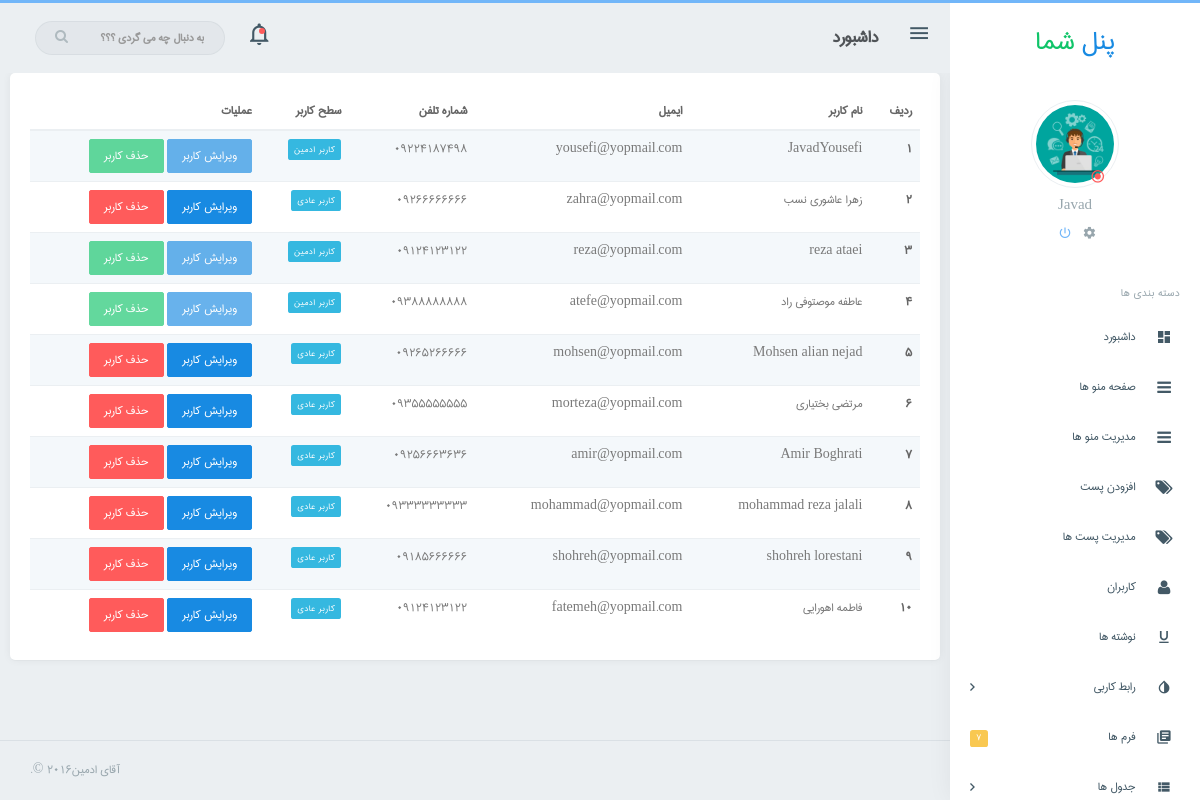
/admin/users.php (signed in), run on the app's committed database.
### tables this page shows
CREATE TABLE IF NOT EXISTS `users` (
  `id` int(11) NOT NULL AUTO_INCREMENT,
  `name` varchar(255) NOT NULL,
  `phone` varchar(255) NOT NULL,
  `email` varchar(255) NOT NULL,
  `username` varchar(255) NOT NULL,
  `password` varchar(255) NOT NULL,
  `address` varchar(255) NOT NULL,
  `activeCode` varchar(255) NOT NULL,
  `status` int(1) NOT NULL DEFAULT '0',
  `role` int(1) NOT NULL DEFAULT '0',
  PRIMARY KEY (`id`)
);

### includes/accessdb.php (called while the page is built, shortened)
<?php
    global $Conf;
    $email = $_SESSION['email'];
    $sqlQue = "SELECT * FROM users WHERE email='$email'";
    $check = mysqli_query($Conf, $sqlQue);
    $getData = mysqli_fetch_array($check);
?>

### admin/users.php (the view, shortened to what this page needs)
<?php
    include "header.php";
    $num_row = 1;
    global $Conf;
    $sqlQue = "SELECT id,name,email,phone,role FROM users";
    $users = $Conf->query($sqlQue);
?>
<div>
<table class="table table-striped m-0">
    <thead>
        <tr>
            <th> ردیف </th>
            <th> نام کاربر </th>
            <th> ایمیل </th>
            <th> شماره تلفن </th>
            <th> سطح کاربر </th>
            <th> عملیات </th>
        </tr>
    </thead>
    <tbody>
        <?php if($users){ ?>
        <?php while($row = $users->fetch_object()){ ?>
            <tr>
                <th scope="row"><?php echo $num_row++; ?></th>
                <td><?php echo $row->name; ?></td>
                <td><?php echo $row->email; ?></td>
                <td><?php echo $row->phone; ?></td>
                <td><span class="label label-info">
                <?php
                if($row->role == 0){
                    echo "کاربر عادی";
                } elseif($row->role == 1){
                    echo "کاربر ادمین";
                }
                ?></span></td>
                <td> <?php if($row->role == 0){ ?> <a class="btn btn-primary" href="edituser.php?id=<?php echo $row->id; ?>">ویرایش کاربر</a> <a href="deleteuser.php?id=<?php echo $row->id; ?>" class="btn btn-danger" >حذف کاربر</a> <?php } else { ?> <a class="btn btn-primary disabled" href="">ویرایش کاربر</a> <a href="" class="btn btn-success disabled" >حذف کاربر</a> <?php } ?></td>
            </tr>
        <?php } ?>
        <?php } ?>
    </tbody>
</table>
<?php include "footer.php"; ?>

### admin/header.php (shortened to what this page needs)
<?php
    include "../database/config2.php";
    include "../includes/accessdb.php";
?>
<!DOCTYPE html>
<html lang="fa-ir" dir="rtl">
    <head>
		<link rel="stylesheet" href="assets/plugins/morris/morris.css">
        <link href="assets/css/bootstrap-rtl.min.css" rel="stylesheet" type="text/css" />
        <link href="assets/css/core.css" rel="stylesheet" type="text/css" />
        <link href="assets/css/components.css" rel="stylesheet" type="text/css" />
        <link href="assets/css/icons.css" rel="stylesheet" type="text/css" />
        <link href="assets/css/pages.css" rel="stylesheet" type="text/css" />
        <link href="assets/css/menu.css" rel="stylesheet" type="text/css" />
        <link href="assets/css/responsive.css" rel="stylesheet" type="text/css" />
    </head>
    <body class="fixed-left">
        <div id="wrapper">
            <div class="topbar">
                <div class="topbar-left">
                    <a href="index.php" class="logo"><span>پنل <span>شما</span></span><i class="zmdi zmdi-layers"></i></a>
                </div>
                <div class="navbar navbar-default" role="navigation">
                    <div class="container">
                        <ul class="nav navbar-nav navbar-left">
                            <li>
                                <button class="button-menu-mobile open-left">
                                    <i class="zmdi zmdi-menu"></i>
                                </button>
                            </li>
                            <li>
                                <h4 class="page-title">داشبورد</h4>
                            </li>
                        </ul>
                        <ul class="nav navbar-nav navbar-right">
                            <li>
                                <div class="notification-box">
                                    <ul class="list-inline m-b-0">
                                        <li>
                                            <a href="javascript:void(0);" class="right-bar-toggle">
                                                <i class="zmdi zmdi-notifications-none"></i>
                                            </a>
                                            <div class="noti-dot">
                                                <span class="pulse"></span>
                                            </div>
                                        </li>
                                    </ul>
                                </div>
                            </li>
                            <li class="hidden-xs">
                                <form role="search" class="app-search">
                                    <input type="text" placeholder="به دنبال چه می گردی ؟؟؟"
                                           class="form-control">
                                    <a href=""><i class="fa fa-search"></i></a>
                                </form>
                            </li>
                        </ul>
                    </div>
                </div>
            </div>
            <div class="left side-menu">
                <div class="sidebar-inner slimscrollleft">
                    <div class="user-box">
                        <div class="user-img">
                            <img src="assets/images/admin2.jpg" alt="user-img" title="Mat Helme" class="img-circle img-thumbnail img-responsive">
                            <div class="user-status offline"><i class="zmdi zmdi-dot-circle"></i></div>
                        </div>
                        <h5><a href="#"><?php echo $getData['username']; ?></a> </h5>
                        <ul class="list-inline">
                            <li>
                                <a href="#" >
                                    <i class="zmdi zmdi-settings"></i>
                                </a>
                            </li>
                            <li>
                                <a href="#" class="text-custom">
                                    <i class="zmdi zmdi-power"></i>
                                </a>
                            </li>
                        </ul>
                    </div>
                    <div id="sidebar-menu">
                        <ul>
                        	<li class="text-muted menu-title">دسته بندی ها</li>
                            <li>
                                <a href="index.php" class="waves-effect "><i class="zmdi zmdi-view-dashboard"></i> <span> داشبورد </span> </a>
                            </li>
                            <li>
                                <a href="menu.php" class="waves-effect "><i class="fa fa-reorder"></i> <span> صفحه منو ها </span> </a>
                            </li>
                            <li>
                                <a href="menu-tab.php" class="waves-effect "><i class="fa fa-reorder"></i> <span> مدیریت منو ها </span> </a>
                            </li>
                            <li>
                                <a href="posts.php" class="waves-effect "><i class="fa fa-tags"></i> <span> افزودن پست </span> </a>
                            </li>
                            <li>
                                <a href="post-tab.php" class="waves-effect "><i class="fa fa-tags"></i> <span> مدیریت پست ها </span> </a>
                            </li>
                            <li>
                                <a href="users.php" class="waves-effect "><i class="fa fa-user"></i> <span> کاربران </span> </a>
                            </li>
                            <li>
                                <a href="typography.html" class="waves-effect"><i class="zmdi zmdi-format-underlined"></i> <span> نوشته ها </span> </a>
                            </li>
                            <li class="has_sub">
                                <a href="javascript:void(0);" class="waves-effect"><i class="zmdi zmdi-invert-colors"></i> <span> رابط کاربی </span> <span class="menu-arrow"></span></a>
                            </li>
                            <li class="has_sub">
                                <a href="javascript:void(0);" class="waves-effect"><i class="zmdi zmdi-collection-text"></i><span class="label label-warning pull-right">7</span><span> فرم ها </span> </a>
                            </li>
                            <li class="has_sub">
                                <a href="javascript:void(0);" class="waves-effect"><i class="zmdi zmdi-view-list"></i> <span> جدول ها </span> <span class="menu-arrow"></span></a>
                            </li>
                        </ul>
                    </div>
                </div>
            </div>
            <div class="content-page">
                <div class="content">
                    <div class="container">
                        <div class="row">
                            <div class="card-box">

### admin/footer.php (shortened to what this page needs)
</div>
                        </div>
                    </div>
                </div>
<footer class="footer">
                     آقای ادمین2016 ©.
                </footer>
            </div>
        </div>
    </body>
</html>

### admin/assets/css/core.css (style rules this page uses)
html,body,div, span, applet, object, iframe, h1, h2, h3, h4, h5, h6, p, blockquote, pre, a, abbr, acronym, address, big, cite, code, del, dfn, em, img, ins, kbd, q, s, samp, small, strike, strong, sub, sup, tt, var, b, u, i, center, dl, dt, dd, ol, ul, li, fieldset, form, label, legend, table, caption, tbody, tfoot, thead, tr, th, td, article, aside, canvas, details, embed, figure, figcaption, footer, header, hgroup, menu, menu, output, ruby, section, summary, time, mark, audio, video { font-family: 'iran'; }
body { background: #ebeff2; font-family: 'iran', sans-serif; margin: 0; padding-bottom: 60px; overflow-x: hidden; color: #797979; }
html { position: relative; min-height: 100%; background: #ebeff2; }
h1, h2, h3, h4, h5, h6 { color: #505458; font-family: 'iran', sans-serif; margin: 10px 0; }
h4 { line-height: 22px; }
h5 { font-size: 15px; }
* { outline: none !important; }
.container { width: auto; }
.footer { border-top: 1px solid rgba(152, 166, 173, 0.2); bottom: 0; color: #98a6ad; text-align: left !important; padding: 19px 30px 20px; position: absolute; left: 0; right: 250px; }
#wrapper { height: 100%; overflow: hidden; width: 100%; }
.page-title { font-size: 20px; font-weight: 600; margin-bottom: 0px; margin-top: 0px; line-height: 70px; }
.m-0 { margin: 0 !important; }
.m-b-0 { margin-bottom: 0 !important; }
.card-box { padding: 20px; box-shadow: 0 0px 8px 0 rgba(0, 0, 0, 0.06), 0 1px 0px 0 rgba(0, 0, 0, 0.02); -webkit-border-radius: 5px; border-radius: 5px; -moz-border-radius: 5px; background-clip: padding-box; margin-bottom: 20px; background-color: #ffffff; }
.row { margin-right: -10px; margin-left: -10px; }
.img-thumbnail { border: 1px solid #EBEFF2; }
.text-custom { color: #71b6f9 !important; }
.text-muted { color: #98a6ad !important; }
.form-control { background-color: #FFFFFF; border: 1px solid #E3E3E3; border-radius: 4px; color: #565656; padding: 7px 12px; height: 38px; max-width: 100%; -webkit-box-shadow: none; box-shadow: none; -webkit-transition: all 300ms linear; -moz-transition: all 300ms linear; -o-transition: all 300ms linear; -ms-transition: all 300ms linear; transition: all 300ms linear; }
.label { font-weight: 500; letter-spacing: 0.05em; padding: .3em .6em .3em; }
.label-info { background-color: #35b8e0; }
.label-warning { background-color: #f9c851; }
.waves-effect { position: relative; cursor: pointer; display: inline-block; overflow: hidden; -webkit-user-select: none; -moz-user-select: none; -ms-user-select: none; user-select: none; -webkit-tap-highlight-color: transparent; vertical-align: middle; z-index: 1; will-change: opacity, transform; -webkit-transition: all 0.3s ease-out; -moz-transition: all 0.3s ease-out; -o-transition: all 0.3s ease-out; -ms-transition: all 0.3s ease-out; transition: all 0.3s ease-out; }
.pull-right, .navbar-right { float: left !important; }
.pull-left, .navbar-left { float: right !important; }

### admin/assets/css/components.css (style rules this page uses)
.btn { border-radius: 2px; padding: 6px 14px; }
.btn-custom, .btn-primary, .btn-success, .btn-info, .btn-warning, .btn-danger, .btn-inverse, .btn-purple, .btn-pink { color: #ffffff !important; }
.btn-primary { background-color: #188ae2 !important; border: 1px solid #188ae2 !important; }
.btn-success { background-color: #10c469 !important; border: 1px solid #10c469 !important; }
.btn-danger { background-color: #ff5b5b !important; border: 1px solid #ff5b5b !important; }
.table { margin-bottom: 10px; }
.table-striped > tbody > tr:nth-of-type(odd), .table-hover > tbody > tr:hover, .table > thead > tr > td.active, .table > tbody > tr > td.active, .table > tfoot > tr > td.active, .table > thead > tr > th.active, .table > tbody > tr > th.active, .table > tfoot > tr > th.active, .table > thead > tr.active > td, .table > tbody > tr.active > td, .table > tfoot > tr.active > td, .table > thead > tr.active > th, .table > tbody > tr.active > th, .table > tfoot > tr.active > th { background-color: #f4f8fb !important; }
.table > thead > tr > th, .table > tbody > tr > th, .table > tfoot > tr > th, .table > thead > tr > td, .table > tbody > tr > td, .table > tfoot > tr > td, .table > thead > tr > th, .table-bordered { border-top: 1px solid #ebeff2; }
.table > thead > tr > th { vertical-align: bottom; border-bottom: 2px solid #ebeff2; }
tbody { color: #797979; }
th { color: #666666; font-weight: 600; }

### data on the page
users: username "Javad", name "JavadYousefi", email "yousefi@yopmail.com", phone "09224187498", role "کاربر ادمین"
users: name "زهرا عاشوری نسب", email "zahra@yopmail.com", phone "09266666666", role "کاربر عادی"
users: name "reza ataei", email "reza@yopmail.com", phone "09124123122", role "کاربر ادمین"
users: name "عاطفه موصتوفی راد", email "atefe@yopmail.com", phone "09388888888", role "کاربر ادمین"
users: name "Mohsen alian nejad", email "mohsen@yopmail.com", phone "09265266666", role "کاربر عادی"
users: name "مرتضی بختیاری", email "morteza@yopmail.com", phone "09355555555", role "کاربر عادی"
users: name "Amir Boghrati", email "amir@yopmail.com", phone "09256663636", role "کاربر عادی"
users: name "mohammad reza jalali", email "mohammad@yopmail.com", phone "09333333333", role "کاربر عادی"
users: name "shohreh lorestani", email "shohreh@yopmail.com", phone "09185666666", role "کاربر عادی"
users: name "فاطمه اهورایی", email "fatemeh@yopmail.com", phone "09124123122", role "کاربر عادی"
